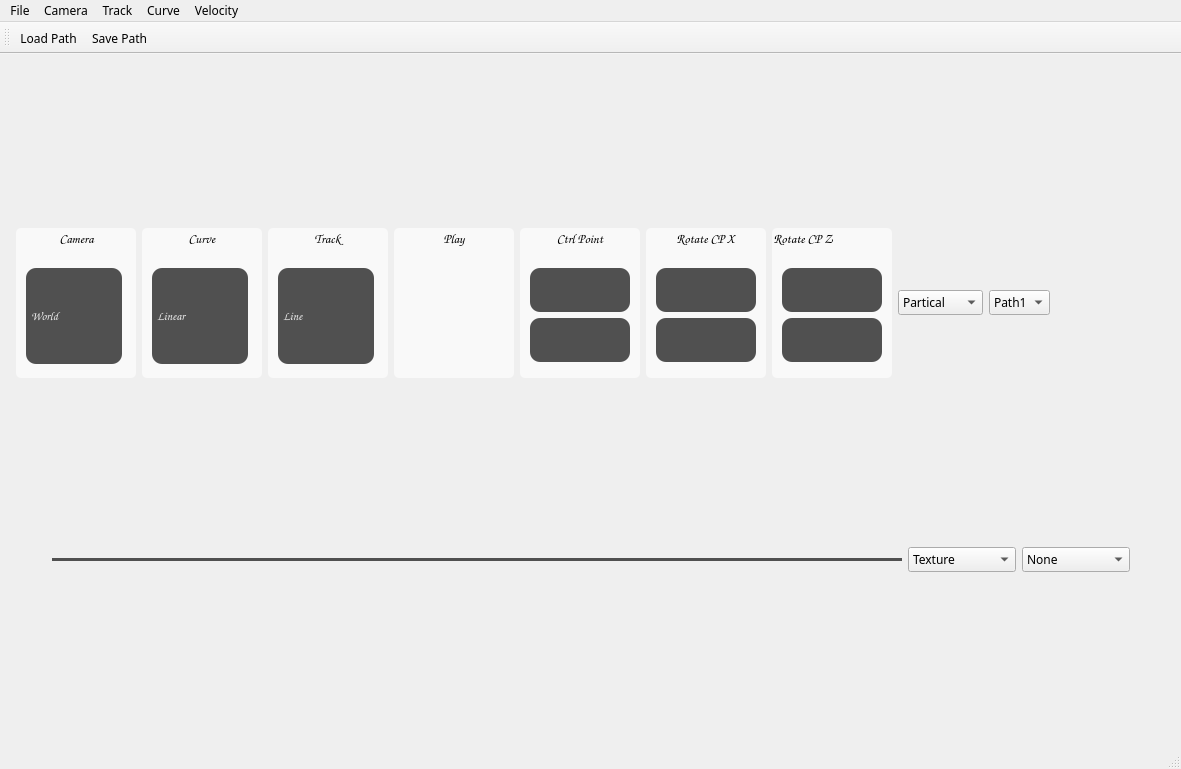
<?xml version="1.0" encoding="UTF-8"?>
<ui version="4.0">
 <class>AppMainClass</class>
 <widget class="QMainWindow" name="AppMainClass">
  <property name="geometry">
   <rect>
    <x>0</x>
    <y>0</y>
    <width>1181</width>
    <height>769</height>
   </rect>
  </property>
  <property name="sizePolicy">
   <sizepolicy hsizetype="Preferred" vsizetype="Preferred">
    <horstretch>0</horstretch>
    <verstretch>0</verstretch>
   </sizepolicy>
  </property>
  <property name="font">
   <font>
    <family>微軟正黑體</family>
   </font>
  </property>
  <property name="windowTitle">
   <string>AppMain</string>
  </property>
  <property name="layoutDirection">
   <enum>Qt::LeftToRight</enum>
  </property>
  <property name="autoFillBackground">
   <bool>true</bool>
  </property>
  <property name="styleSheet">
   <string notr="true"/>
  </property>
  <property name="dockNestingEnabled">
   <bool>false</bool>
  </property>
  <widget class="QWidget" name="centralWidget">
   <property name="sizePolicy">
    <sizepolicy hsizetype="Expanding" vsizetype="Expanding">
     <horstretch>0</horstretch>
     <verstretch>0</verstretch>
    </sizepolicy>
   </property>
   <property name="minimumSize">
    <size>
     <width>0</width>
     <height>0</height>
    </size>
   </property>
   <layout class="QVBoxLayout" name="verticalLayout">
    <item>
     <layout class="QVBoxLayout" name="mainLayout">
      <property name="sizeConstraint">
       <enum>QLayout::SetDefaultConstraint</enum>
      </property>
     </layout>
    </item>
    <item>
     <layout class="QHBoxLayout" name="horizontalLayout">
      <property name="spacing">
       <number>6</number>
      </property>
      <property name="sizeConstraint">
       <enum>QLayout::SetDefaultConstraint</enum>
      </property>
      <property name="leftMargin">
       <number>0</number>
      </property>
      <property name="topMargin">
       <number>0</number>
      </property>
      <property name="rightMargin">
       <number>0</number>
      </property>
      <property name="bottomMargin">
       <number>0</number>
      </property>
      <item>
       <spacer name="horizontalSpacer">
        <property name="orientation">
         <enum>Qt::Horizontal</enum>
        </property>
        <property name="sizeType">
         <enum>QSizePolicy::Expanding</enum>
        </property>
        <property name="sizeHint" stdset="0">
         <size>
          <width>0</width>
          <height>0</height>
         </size>
        </property>
       </spacer>
      </item>
      <item>
       <widget class="QGroupBox" name="groupCamera">
        <property name="sizePolicy">
         <sizepolicy hsizetype="Minimum" vsizetype="Minimum">
          <horstretch>0</horstretch>
          <verstretch>0</verstretch>
         </sizepolicy>
        </property>
        <property name="minimumSize">
         <size>
          <width>120</width>
          <height>150</height>
         </size>
        </property>
        <property name="maximumSize">
         <size>
          <width>200</width>
          <height>150</height>
         </size>
        </property>
        <property name="font">
         <font>
          <family>Comic Sans MS</family>
          <pointsize>10</pointsize>
          <weight>75</weight>
          <bold>true</bold>
         </font>
        </property>
        <property name="autoFillBackground">
         <bool>false</bool>
        </property>
        <property name="styleSheet">
         <string notr="true">background-color: rgb(249, 249, 249);
border-radius: 5px;</string>
        </property>
        <property name="title">
         <string>Camera</string>
        </property>
        <property name="alignment">
         <set>Qt::AlignCenter</set>
        </property>
        <widget class="QComboBox" name="comboCamera">
         <property name="geometry">
          <rect>
           <x>10</x>
           <y>40</y>
           <width>96</width>
           <height>96</height>
          </rect>
         </property>
         <property name="sizePolicy">
          <sizepolicy hsizetype="Preferred" vsizetype="Minimum">
           <horstretch>0</horstretch>
           <verstretch>0</verstretch>
          </sizepolicy>
         </property>
         <property name="font">
          <font>
           <family>Comic Sans MS</family>
           <pointsize>9</pointsize>
           <weight>75</weight>
           <bold>true</bold>
          </font>
         </property>
         <property name="styleSheet">
          <string notr="true"> QComboBox {
	background-color: rgb(80, 80, 80);
	color: rgb(240, 240, 240);
    border-radius: 10px;
}

QComboBox:on {
	background-color: qradialgradient(spread:pad, cx:0.5, cy:0.5, radius:0.5, fx:0.499001, fy:0.000500999, stop:0 rgba(152, 152, 152, 217), stop:1 rgba(0, 0, 0, 232));
     padding-top: 3px;
     padding-left: 4px;
}

QComboBox::down-arrow {
	image: url(:/AppMain/down_arrow.ico);
}

QComboBox::drop-down {
     border-left-color: rgb(240, 240, 240);
}

QComboBox QAbstractItemView {
     selection-background-color: rgb(80, 80, 80);
}</string>
         </property>
         <item>
          <property name="text">
           <string>World</string>
          </property>
         </item>
         <item>
          <property name="text">
           <string>Top</string>
          </property>
         </item>
         <item>
          <property name="text">
           <string>Train</string>
          </property>
         </item>
        </widget>
       </widget>
      </item>
      <item>
       <widget class="QGroupBox" name="groupCurve">
        <property name="sizePolicy">
         <sizepolicy hsizetype="Minimum" vsizetype="Minimum">
          <horstretch>0</horstretch>
          <verstretch>0</verstretch>
         </sizepolicy>
        </property>
        <property name="minimumSize">
         <size>
          <width>120</width>
          <height>150</height>
         </size>
        </property>
        <property name="maximumSize">
         <size>
          <width>200</width>
          <height>150</height>
         </size>
        </property>
        <property name="font">
         <font>
          <family>Comic Sans MS</family>
          <pointsize>10</pointsize>
          <weight>75</weight>
          <bold>true</bold>
         </font>
        </property>
        <property name="styleSheet">
         <string notr="true">background-color: rgb(249, 249, 249);
border-radius: 5px;</string>
        </property>
        <property name="title">
         <string>Curve</string>
        </property>
        <property name="alignment">
         <set>Qt::AlignCenter</set>
        </property>
        <widget class="QComboBox" name="comboCurve">
         <property name="geometry">
          <rect>
           <x>10</x>
           <y>40</y>
           <width>96</width>
           <height>96</height>
          </rect>
         </property>
         <property name="sizePolicy">
          <sizepolicy hsizetype="Preferred" vsizetype="Minimum">
           <horstretch>0</horstretch>
           <verstretch>0</verstretch>
          </sizepolicy>
         </property>
         <property name="font">
          <font>
           <family>Comic Sans MS</family>
           <pointsize>9</pointsize>
           <weight>75</weight>
           <bold>true</bold>
          </font>
         </property>
         <property name="styleSheet">
          <string notr="true"> QComboBox {
	background-color: rgb(80, 80, 80);
	color: rgb(240, 240, 240);
    border-radius: 10px;
}

QComboBox:on {
	background-color: qradialgradient(spread:pad, cx:0.5, cy:0.5, radius:0.5, fx:0.499001, fy:0.000500999, stop:0 rgba(152, 152, 152, 217), stop:1 rgba(0, 0, 0, 232));
     padding-top: 3px;
     padding-left: 4px;
}

QComboBox::down-arrow {
	image: url(:/AppMain/down_arrow.ico);
}

QComboBox::drop-down {
     border-left-color: rgb(240, 240, 240);
}

QComboBox QAbstractItemView {
     selection-background-color: rgb(80, 80, 80);
}</string>
         </property>
         <item>
          <property name="text">
           <string>Linear</string>
          </property>
         </item>
         <item>
          <property name="text">
           <string>Cardinal</string>
          </property>
         </item>
         <item>
          <property name="text">
           <string>Cubic</string>
          </property>
         </item>
        </widget>
       </widget>
      </item>
      <item>
       <widget class="QGroupBox" name="groupTrack">
        <property name="sizePolicy">
         <sizepolicy hsizetype="Minimum" vsizetype="Minimum">
          <horstretch>0</horstretch>
          <verstretch>0</verstretch>
         </sizepolicy>
        </property>
        <property name="minimumSize">
         <size>
          <width>120</width>
          <height>120</height>
         </size>
        </property>
        <property name="maximumSize">
         <size>
          <width>200</width>
          <height>150</height>
         </size>
        </property>
        <property name="font">
         <font>
          <family>Comic Sans MS</family>
          <pointsize>10</pointsize>
          <weight>75</weight>
          <bold>true</bold>
         </font>
        </property>
        <property name="styleSheet">
         <string notr="true">background-color: rgb(249, 249, 249);
border-radius: 5px;</string>
        </property>
        <property name="title">
         <string>Track</string>
        </property>
        <property name="alignment">
         <set>Qt::AlignCenter</set>
        </property>
        <widget class="QComboBox" name="comboTrack">
         <property name="geometry">
          <rect>
           <x>10</x>
           <y>40</y>
           <width>96</width>
           <height>96</height>
          </rect>
         </property>
         <property name="sizePolicy">
          <sizepolicy hsizetype="Preferred" vsizetype="Minimum">
           <horstretch>0</horstretch>
           <verstretch>0</verstretch>
          </sizepolicy>
         </property>
         <property name="font">
          <font>
           <family>Comic Sans MS</family>
           <pointsize>9</pointsize>
           <weight>75</weight>
           <bold>true</bold>
          </font>
         </property>
         <property name="styleSheet">
          <string notr="true"> QComboBox {
	background-color: rgb(80, 80, 80);
	color: rgb(240, 240, 240);
    border-radius: 10px;
}

QComboBox:on {
	background-color: qradialgradient(spread:pad, cx:0.5, cy:0.5, radius:0.5, fx:0.499001, fy:0.000500999, stop:0 rgba(152, 152, 152, 217), stop:1 rgba(0, 0, 0, 232));
     padding-top: 3px;
     padding-left: 4px;
}

QComboBox::down-arrow {
	image: url(:/AppMain/down_arrow.ico);
}

QComboBox::drop-down {
     border-left-color: rgb(240, 240, 240);
}

QComboBox QAbstractItemView {
     selection-background-color: rgb(80, 80, 80);
}</string>
         </property>
         <property name="sizeAdjustPolicy">
          <enum>QComboBox::AdjustToContentsOnFirstShow</enum>
         </property>
         <item>
          <property name="text">
           <string>Line</string>
          </property>
         </item>
         <item>
          <property name="text">
           <string>Track</string>
          </property>
         </item>
         <item>
          <property name="text">
           <string>Road</string>
          </property>
         </item>
        </widget>
       </widget>
      </item>
      <item>
       <widget class="QGroupBox" name="groupPlay">
        <property name="sizePolicy">
         <sizepolicy hsizetype="Minimum" vsizetype="Minimum">
          <horstretch>0</horstretch>
          <verstretch>0</verstretch>
         </sizepolicy>
        </property>
        <property name="minimumSize">
         <size>
          <width>120</width>
          <height>150</height>
         </size>
        </property>
        <property name="maximumSize">
         <size>
          <width>200</width>
          <height>150</height>
         </size>
        </property>
        <property name="font">
         <font>
          <family>Comic Sans MS</family>
          <pointsize>10</pointsize>
          <weight>75</weight>
          <bold>true</bold>
         </font>
        </property>
        <property name="styleSheet">
         <string notr="true">background-color: rgb(249, 249, 249);
border-radius: 5px;</string>
        </property>
        <property name="title">
         <string>Play</string>
        </property>
        <property name="alignment">
         <set>Qt::AlignCenter</set>
        </property>
        <widget class="QPushButton" name="bPlay">
         <property name="geometry">
          <rect>
           <x>10</x>
           <y>40</y>
           <width>96</width>
           <height>96</height>
          </rect>
         </property>
         <property name="sizePolicy">
          <sizepolicy hsizetype="Minimum" vsizetype="Minimum">
           <horstretch>0</horstretch>
           <verstretch>0</verstretch>
          </sizepolicy>
         </property>
         <property name="font">
          <font>
           <family>Comic Sans MS</family>
           <pointsize>9</pointsize>
           <weight>75</weight>
           <bold>true</bold>
          </font>
         </property>
         <property name="styleSheet">
          <string notr="true"> QPushButton {
}

QPushButton:pressed {
}</string>
         </property>
         <property name="text">
          <string/>
         </property>
         <property name="icon">
          <iconset resource="AppMain.qrc">
           <normaloff>:/AppMain/mplay.png</normaloff>:/AppMain/mplay.png</iconset>
         </property>
         <property name="iconSize">
          <size>
           <width>40</width>
           <height>40</height>
          </size>
         </property>
        </widget>
       </widget>
      </item>
      <item>
       <widget class="QGroupBox" name="groupCP">
        <property name="sizePolicy">
         <sizepolicy hsizetype="Minimum" vsizetype="Minimum">
          <horstretch>0</horstretch>
          <verstretch>0</verstretch>
         </sizepolicy>
        </property>
        <property name="minimumSize">
         <size>
          <width>120</width>
          <height>150</height>
         </size>
        </property>
        <property name="maximumSize">
         <size>
          <width>200</width>
          <height>150</height>
         </size>
        </property>
        <property name="font">
         <font>
          <family>Comic Sans MS</family>
          <pointsize>10</pointsize>
          <weight>75</weight>
          <bold>true</bold>
         </font>
        </property>
        <property name="mouseTracking">
         <bool>false</bool>
        </property>
        <property name="autoFillBackground">
         <bool>false</bool>
        </property>
        <property name="styleSheet">
         <string notr="true">background-color: rgb(249, 249, 249);
border-radius: 5px;</string>
        </property>
        <property name="title">
         <string>Ctrl Point</string>
        </property>
        <property name="alignment">
         <set>Qt::AlignCenter</set>
        </property>
        <property name="flat">
         <bool>false</bool>
        </property>
        <property name="checkable">
         <bool>false</bool>
        </property>
        <widget class="QPushButton" name="bAdd">
         <property name="geometry">
          <rect>
           <x>10</x>
           <y>40</y>
           <width>100</width>
           <height>44</height>
          </rect>
         </property>
         <property name="sizePolicy">
          <sizepolicy hsizetype="Minimum" vsizetype="Minimum">
           <horstretch>0</horstretch>
           <verstretch>0</verstretch>
          </sizepolicy>
         </property>
         <property name="font">
          <font>
           <family>Comic Sans MS</family>
           <pointsize>9</pointsize>
           <weight>75</weight>
           <bold>true</bold>
          </font>
         </property>
         <property name="styleSheet">
          <string notr="true"> QPushButton {
	background-color: rgb(80, 80, 80);
	color: rgb(240, 240, 240);
    border-radius: 10px;
}

QPushButton:pressed {
	background-color: qradialgradient(spread:pad, cx:0.5, cy:0.5, radius:0.5, fx:0.5, fy:0.5, stop:0 rgba(172, 172, 172, 255), stop:1 rgba(0, 0, 0, 203));
     padding-top: 10px;
     padding-left: 5px;
}</string>
         </property>
         <property name="text">
          <string/>
         </property>
         <property name="icon">
          <iconset resource="AppMain.qrc">
           <normaloff>:/AppMain/madd.png</normaloff>:/AppMain/madd.png</iconset>
         </property>
         <property name="iconSize">
          <size>
           <width>14</width>
           <height>14</height>
          </size>
         </property>
        </widget>
        <widget class="QPushButton" name="bDelete">
         <property name="geometry">
          <rect>
           <x>10</x>
           <y>90</y>
           <width>100</width>
           <height>44</height>
          </rect>
         </property>
         <property name="sizePolicy">
          <sizepolicy hsizetype="Minimum" vsizetype="Minimum">
           <horstretch>0</horstretch>
           <verstretch>0</verstretch>
          </sizepolicy>
         </property>
         <property name="font">
          <font>
           <family>Comic Sans MS</family>
           <pointsize>9</pointsize>
           <weight>75</weight>
           <bold>true</bold>
          </font>
         </property>
         <property name="focusPolicy">
          <enum>Qt::ClickFocus</enum>
         </property>
         <property name="styleSheet">
          <string notr="true"> QPushButton {
	background-color: rgb(80, 80, 80);
	color: rgb(240, 240, 240);
    border-radius: 10px;
}

QPushButton:pressed {
	background-color: qradialgradient(spread:pad, cx:0.5, cy:0.5, radius:0.5, fx:0.5, fy:0.5, stop:0 rgba(172, 172, 172, 255), stop:1 rgba(0, 0, 0, 203));
     padding-top: 10px;
     padding-left: 5px;
}</string>
         </property>
         <property name="text">
          <string/>
         </property>
         <property name="icon">
          <iconset resource="AppMain.qrc">
           <normaloff>:/AppMain/mdelete.png</normaloff>:/AppMain/mdelete.png</iconset>
         </property>
         <property name="iconSize">
          <size>
           <width>12</width>
           <height>12</height>
          </size>
         </property>
        </widget>
       </widget>
      </item>
      <item>
       <widget class="QGroupBox" name="groupBox">
        <property name="sizePolicy">
         <sizepolicy hsizetype="Minimum" vsizetype="Minimum">
          <horstretch>0</horstretch>
          <verstretch>0</verstretch>
         </sizepolicy>
        </property>
        <property name="minimumSize">
         <size>
          <width>120</width>
          <height>150</height>
         </size>
        </property>
        <property name="maximumSize">
         <size>
          <width>200</width>
          <height>150</height>
         </size>
        </property>
        <property name="palette">
         <palette>
          <active>
           <colorrole role="Button">
            <brush brushstyle="SolidPattern">
             <color alpha="255">
              <red>249</red>
              <green>249</green>
              <blue>249</blue>
             </color>
            </brush>
           </colorrole>
           <colorrole role="Base">
            <brush brushstyle="SolidPattern">
             <color alpha="255">
              <red>249</red>
              <green>249</green>
              <blue>249</blue>
             </color>
            </brush>
           </colorrole>
           <colorrole role="Window">
            <brush brushstyle="SolidPattern">
             <color alpha="255">
              <red>249</red>
              <green>249</green>
              <blue>249</blue>
             </color>
            </brush>
           </colorrole>
          </active>
          <inactive>
           <colorrole role="Button">
            <brush brushstyle="SolidPattern">
             <color alpha="255">
              <red>249</red>
              <green>249</green>
              <blue>249</blue>
             </color>
            </brush>
           </colorrole>
           <colorrole role="Base">
            <brush brushstyle="SolidPattern">
             <color alpha="255">
              <red>249</red>
              <green>249</green>
              <blue>249</blue>
             </color>
            </brush>
           </colorrole>
           <colorrole role="Window">
            <brush brushstyle="SolidPattern">
             <color alpha="255">
              <red>249</red>
              <green>249</green>
              <blue>249</blue>
             </color>
            </brush>
           </colorrole>
          </inactive>
          <disabled>
           <colorrole role="Button">
            <brush brushstyle="SolidPattern">
             <color alpha="255">
              <red>249</red>
              <green>249</green>
              <blue>249</blue>
             </color>
            </brush>
           </colorrole>
           <colorrole role="Base">
            <brush brushstyle="SolidPattern">
             <color alpha="255">
              <red>249</red>
              <green>249</green>
              <blue>249</blue>
             </color>
            </brush>
           </colorrole>
           <colorrole role="Window">
            <brush brushstyle="SolidPattern">
             <color alpha="255">
              <red>249</red>
              <green>249</green>
              <blue>249</blue>
             </color>
            </brush>
           </colorrole>
          </disabled>
         </palette>
        </property>
        <property name="font">
         <font>
          <family>Comic Sans MS</family>
          <pointsize>10</pointsize>
          <weight>75</weight>
          <bold>true</bold>
         </font>
        </property>
        <property name="styleSheet">
         <string notr="true">background-color: rgb(249, 249, 249);
border-radius: 5px;</string>
        </property>
        <property name="title">
         <string>Rotate CP X</string>
        </property>
        <property name="alignment">
         <set>Qt::AlignCenter</set>
        </property>
        <property name="flat">
         <bool>false</bool>
        </property>
        <property name="checkable">
         <bool>false</bool>
        </property>
        <widget class="QPushButton" name="rcpxadd">
         <property name="geometry">
          <rect>
           <x>10</x>
           <y>40</y>
           <width>100</width>
           <height>44</height>
          </rect>
         </property>
         <property name="sizePolicy">
          <sizepolicy hsizetype="Minimum" vsizetype="Minimum">
           <horstretch>0</horstretch>
           <verstretch>0</verstretch>
          </sizepolicy>
         </property>
         <property name="styleSheet">
          <string notr="true">QPushButton {
	background-color: rgb(80, 80, 80);
	color: rgb(240, 240, 240);
    border-radius: 10px;
}

QPushButton:pressed {
	background-color: qradialgradient(spread:pad, cx:0.5, cy:0.5, radius:0.5, fx:0.5, fy:0.5, stop:0 rgba(172, 172, 172, 255), stop:1 rgba(0, 0, 0, 203));
     padding-top: 10px;
     padding-left: 5px;
}</string>
         </property>
         <property name="text">
          <string/>
         </property>
         <property name="icon">
          <iconset resource="AppMain.qrc">
           <normaloff>:/AppMain/madd.png</normaloff>:/AppMain/madd.png</iconset>
         </property>
         <property name="iconSize">
          <size>
           <width>14</width>
           <height>14</height>
          </size>
         </property>
        </widget>
        <widget class="QPushButton" name="rcpxsub">
         <property name="geometry">
          <rect>
           <x>10</x>
           <y>90</y>
           <width>100</width>
           <height>44</height>
          </rect>
         </property>
         <property name="styleSheet">
          <string notr="true">QPushButton {
	background-color: rgb(80, 80, 80);
	color: rgb(240, 240, 240);
    border-radius: 10px;
}

QPushButton:pressed {
	background-color: qradialgradient(spread:pad, cx:0.5, cy:0.5, radius:0.5, fx:0.5, fy:0.5, stop:0 rgba(172, 172, 172, 255), stop:1 rgba(0, 0, 0, 203));
     padding-top: 10px;
     padding-left: 5px;
}</string>
         </property>
         <property name="text">
          <string/>
         </property>
         <property name="icon">
          <iconset resource="AppMain.qrc">
           <normaloff>:/AppMain/mdelete.png</normaloff>:/AppMain/mdelete.png</iconset>
         </property>
        </widget>
       </widget>
      </item>
      <item>
       <widget class="QGroupBox" name="groupBox_2">
        <property name="minimumSize">
         <size>
          <width>120</width>
          <height>150</height>
         </size>
        </property>
        <property name="maximumSize">
         <size>
          <width>200</width>
          <height>150</height>
         </size>
        </property>
        <property name="font">
         <font>
          <family>Comic Sans MS</family>
          <pointsize>10</pointsize>
          <weight>75</weight>
          <bold>true</bold>
         </font>
        </property>
        <property name="styleSheet">
         <string notr="true">background-color: rgb(249, 249, 249);
border-radius: 5px;</string>
        </property>
        <property name="title">
         <string>Rotate CP Z</string>
        </property>
        <widget class="QPushButton" name="rcpzadd">
         <property name="geometry">
          <rect>
           <x>10</x>
           <y>40</y>
           <width>100</width>
           <height>44</height>
          </rect>
         </property>
         <property name="sizePolicy">
          <sizepolicy hsizetype="Minimum" vsizetype="Minimum">
           <horstretch>0</horstretch>
           <verstretch>0</verstretch>
          </sizepolicy>
         </property>
         <property name="styleSheet">
          <string notr="true">QPushButton {
	background-color: rgb(80, 80, 80);
	color: rgb(240, 240, 240);
    border-radius: 10px;
}

QPushButton:pressed {
	background-color: qradialgradient(spread:pad, cx:0.5, cy:0.5, radius:0.5, fx:0.5, fy:0.5, stop:0 rgba(172, 172, 172, 255), stop:1 rgba(0, 0, 0, 203));
     padding-top: 10px;
     padding-left: 5px;
}</string>
         </property>
         <property name="text">
          <string/>
         </property>
         <property name="icon">
          <iconset resource="AppMain.qrc">
           <normaloff>:/AppMain/madd.png</normaloff>:/AppMain/madd.png</iconset>
         </property>
        </widget>
        <widget class="QPushButton" name="rcpzsub">
         <property name="geometry">
          <rect>
           <x>10</x>
           <y>90</y>
           <width>100</width>
           <height>44</height>
          </rect>
         </property>
         <property name="styleSheet">
          <string notr="true">QPushButton {
	background-color: rgb(80, 80, 80);
	color: rgb(240, 240, 240);
    border-radius: 10px;
}

QPushButton:pressed {
	background-color: qradialgradient(spread:pad, cx:0.5, cy:0.5, radius:0.5, fx:0.5, fy:0.5, stop:0 rgba(172, 172, 172, 255), stop:1 rgba(0, 0, 0, 203));
     padding-top: 10px;
     padding-left: 5px;
}</string>
         </property>
         <property name="text">
          <string/>
         </property>
         <property name="icon">
          <iconset resource="AppMain.qrc">
           <normaloff>:/AppMain/mdelete.png</normaloff>:/AppMain/mdelete.png</iconset>
         </property>
        </widget>
       </widget>
      </item>
      <item>
       <widget class="QComboBox" name="comboBox_shader">
        <item>
         <property name="text">
          <string>Partical</string>
         </property>
        </item>
        <item>
         <property name="text">
          <string>noParticle</string>
         </property>
        </item>
        <item>
         <property name="text">
          <string>train1</string>
         </property>
        </item>
        <item>
         <property name="text">
          <string>train2</string>
         </property>
        </item>
       </widget>
      </item>
      <item>
       <widget class="QComboBox" name="comboBox_Path">
        <item>
         <property name="text">
          <string>Path1</string>
         </property>
        </item>
        <item>
         <property name="text">
          <string>Path2</string>
         </property>
        </item>
       </widget>
      </item>
      <item>
       <spacer name="horizontalSpacer_2">
        <property name="minimumSize">
         <size>
          <width>120</width>
          <height>120</height>
         </size>
        </property>
        <property name="orientation">
         <enum>Qt::Horizontal</enum>
        </property>
        <property name="sizeType">
         <enum>QSizePolicy::Expanding</enum>
        </property>
        <property name="sizeHint" stdset="0">
         <size>
          <width>0</width>
          <height>0</height>
         </size>
        </property>
       </spacer>
      </item>
     </layout>
    </item>
    <item>
     <layout class="QHBoxLayout" name="horizontalLayout_2">
      <item>
       <spacer name="horizontalSpacer_4">
        <property name="orientation">
         <enum>Qt::Horizontal</enum>
        </property>
        <property name="sizeHint" stdset="0">
         <size>
          <width>0</width>
          <height>20</height>
         </size>
        </property>
       </spacer>
      </item>
      <item>
       <widget class="QSlider" name="sSpeed">
        <property name="minimumSize">
         <size>
          <width>850</width>
          <height>0</height>
         </size>
        </property>
        <property name="styleSheet">
         <string notr="true">QSlider::groove:horizontal {
	background-color: #505050;
    height: 3px; 
    margin: 2px 0;
 }
 QSlider::handle:horizontal {
	image: url(:/AppMain/slider_handle.png);
	width: 15px;
	margin: -5px 0;
 }</string>
        </property>
        <property name="singleStep">
         <number>1</number>
        </property>
        <property name="value">
         <number>50</number>
        </property>
        <property name="orientation">
         <enum>Qt::Horizontal</enum>
        </property>
       </widget>
      </item>
      <item>
       <widget class="QComboBox" name="comboBox_textureShader">
        <item>
         <property name="text">
          <string>Texture</string>
         </property>
        </item>
        <item>
         <property name="text">
          <string>Texture+Light</string>
         </property>
        </item>
        <item>
         <property name="text">
          <string>Gold+Light</string>
         </property>
        </item>
        <item>
         <property name="text">
          <string>Gold+toon</string>
         </property>
        </item>
        <item>
         <property name="text">
          <string>Texture+toon</string>
         </property>
        </item>
       </widget>
      </item>
      <item>
       <widget class="QComboBox" name="comboBox_frameBuffer">
        <item>
         <property name="text">
          <string>None</string>
         </property>
        </item>
        <item>
         <property name="text">
          <string>fishEye</string>
         </property>
        </item>
        <item>
         <property name="text">
          <string>Sharp</string>
         </property>
        </item>
        <item>
         <property name="text">
          <string>Quantification</string>
         </property>
        </item>
        <item>
         <property name="text">
          <string>Mosaic</string>
         </property>
        </item>
        <item>
         <property name="text">
          <string>trick</string>
         </property>
        </item>
       </widget>
      </item>
      <item>
       <spacer name="horizontalSpacer_3">
        <property name="orientation">
         <enum>Qt::Horizontal</enum>
        </property>
        <property name="sizeHint" stdset="0">
         <size>
          <width>0</width>
          <height>0</height>
         </size>
        </property>
       </spacer>
      </item>
     </layout>
    </item>
   </layout>
  </widget>
  <widget class="QMenuBar" name="menuBar">
   <property name="geometry">
    <rect>
     <x>0</x>
     <y>0</y>
     <width>1181</width>
     <height>21</height>
    </rect>
   </property>
   <widget class="QMenu" name="menuFile">
    <property name="title">
     <string>File</string>
    </property>
    <addaction name="aLoadPath"/>
    <addaction name="aSavePath"/>
    <addaction name="separator"/>
    <addaction name="aExit"/>
   </widget>
   <widget class="QMenu" name="menuCamera">
    <property name="title">
     <string>Camera</string>
    </property>
    <addaction name="aWorld"/>
    <addaction name="aTop"/>
    <addaction name="aTrain"/>
   </widget>
   <widget class="QMenu" name="menuCurve">
    <property name="title">
     <string>Curve</string>
    </property>
    <addaction name="aLinear"/>
    <addaction name="aCardinal"/>
    <addaction name="aCubic"/>
   </widget>
   <widget class="QMenu" name="menuTrack">
    <property name="title">
     <string>Track</string>
    </property>
    <addaction name="aLine"/>
    <addaction name="aTrack"/>
    <addaction name="aRoad"/>
   </widget>
   <widget class="QMenu" name="menuVelocity">
    <property name="title">
     <string>Velocity</string>
    </property>
   </widget>
   <addaction name="menuFile"/>
   <addaction name="menuCamera"/>
   <addaction name="menuTrack"/>
   <addaction name="menuCurve"/>
   <addaction name="menuVelocity"/>
  </widget>
  <widget class="QStatusBar" name="statusBar"/>
  <widget class="QToolBar" name="mainToolBar">
   <attribute name="toolBarArea">
    <enum>TopToolBarArea</enum>
   </attribute>
   <attribute name="toolBarBreak">
    <bool>false</bool>
   </attribute>
   <addaction name="aLoadPath"/>
   <addaction name="aSavePath"/>
  </widget>
  <action name="aExit">
   <property name="text">
    <string>Exit</string>
   </property>
  </action>
  <action name="aLoadPath">
   <property name="icon">
    <iconset resource="AppMain.qrc">
     <normaloff>:/AppMain/Resources/Icons/openfile.ico</normaloff>:/AppMain/Resources/Icons/openfile.ico</iconset>
   </property>
   <property name="text">
    <string>Load Path</string>
   </property>
   <property name="iconVisibleInMenu">
    <bool>true</bool>
   </property>
  </action>
  <action name="aSavePath">
   <property name="icon">
    <iconset resource="AppMain.qrc">
     <normaloff>:/AppMain/Resources/Icons/savefile.ico</normaloff>:/AppMain/Resources/Icons/savefile.ico</iconset>
   </property>
   <property name="text">
    <string>Save Path</string>
   </property>
  </action>
  <action name="aWorld">
   <property name="checkable">
    <bool>false</bool>
   </property>
   <property name="checked">
    <bool>false</bool>
   </property>
   <property name="text">
    <string>World</string>
   </property>
  </action>
  <action name="aTop">
   <property name="checkable">
    <bool>true</bool>
   </property>
   <property name="text">
    <string>Top</string>
   </property>
  </action>
  <action name="aTrain">
   <property name="checkable">
    <bool>true</bool>
   </property>
   <property name="text">
    <string>Train</string>
   </property>
  </action>
  <action name="aLinear">
   <property name="checkable">
    <bool>false</bool>
   </property>
   <property name="checked">
    <bool>false</bool>
   </property>
   <property name="text">
    <string>Linear</string>
   </property>
  </action>
  <action name="aCardinal">
   <property name="checkable">
    <bool>true</bool>
   </property>
   <property name="text">
    <string>Cardinal</string>
   </property>
  </action>
  <action name="aCubic">
   <property name="checkable">
    <bool>true</bool>
   </property>
   <property name="text">
    <string>Cubic</string>
   </property>
  </action>
  <action name="aLine">
   <property name="checkable">
    <bool>false</bool>
   </property>
   <property name="checked">
    <bool>false</bool>
   </property>
   <property name="text">
    <string>Line</string>
   </property>
  </action>
  <action name="aTrack">
   <property name="checkable">
    <bool>true</bool>
   </property>
   <property name="text">
    <string>Track</string>
   </property>
  </action>
  <action name="aRoad">
   <property name="checkable">
    <bool>true</bool>
   </property>
   <property name="text">
    <string>Road</string>
   </property>
  </action>
 </widget>
 <layoutdefault spacing="6" margin="11"/>
 <resources>
  <include location="AppMain.qrc"/>
 </resources>
 <connections/>
</ui>
